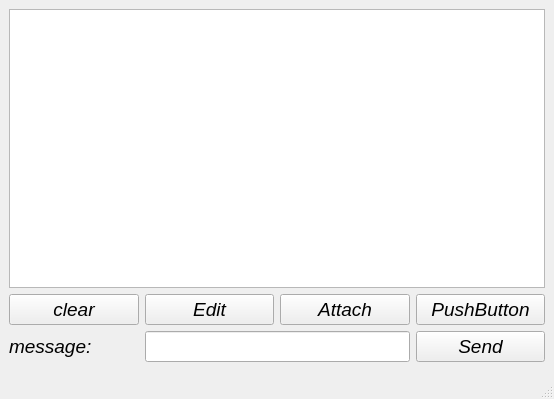
<?xml version="1.0" encoding="UTF-8"?>
<ui version="4.0">
 <class>MainWindow</class>
 <widget class="QMainWindow" name="MainWindow">
  <property name="geometry">
   <rect>
    <x>0</x>
    <y>0</y>
    <width>554</width>
    <height>399</height>
   </rect>
  </property>
  <property name="font">
   <font>
    <pointsize>14</pointsize>
    <italic>true</italic>
   </font>
  </property>
  <property name="windowTitle">
   <string>MainWindow</string>
  </property>
  <widget class="QWidget" name="centralwidget">
   <layout class="QGridLayout" name="gridLayout">
    <item row="2" column="3">
     <widget class="QPushButton" name="send">
      <property name="text">
       <string>Send</string>
      </property>
     </widget>
    </item>
    <item row="1" column="0">
     <widget class="QPushButton" name="clear">
      <property name="text">
       <string>clear</string>
      </property>
     </widget>
    </item>
    <item row="2" column="0">
     <widget class="QLabel" name="label">
      <property name="text">
       <string>message:</string>
      </property>
     </widget>
    </item>
    <item row="1" column="2">
     <widget class="QPushButton" name="attach">
      <property name="text">
       <string>Attach</string>
      </property>
     </widget>
    </item>
    <item row="1" column="3">
     <widget class="QPushButton" name="pushButton_2">
      <property name="text">
       <string>PushButton</string>
      </property>
     </widget>
    </item>
    <item row="1" column="1">
     <widget class="QPushButton" name="edit">
      <property name="text">
       <string>Edit</string>
      </property>
     </widget>
    </item>
    <item row="0" column="0" colspan="4">
     <widget class="QTextBrowser" name="textBrowser"/>
    </item>
    <item row="2" column="1" colspan="2">
     <widget class="QLineEdit" name="lineEdit"/>
    </item>
   </layout>
  </widget>
  <widget class="QMenuBar" name="menubar">
   <property name="geometry">
    <rect>
     <x>0</x>
     <y>0</y>
     <width>554</width>
     <height>21</height>
    </rect>
   </property>
  </widget>
  <widget class="QStatusBar" name="statusbar"/>
 </widget>
 <resources/>
 <connections>
  <connection>
   <sender>send</sender>
   <signal>pressed()</signal>
   <receiver>lineEdit</receiver>
   <slot>clear()</slot>
   <hints>
    <hint type="sourcelabel">
     <x>437</x>
     <y>309</y>
    </hint>
    <hint type="destinationlabel">
     <x>394</x>
     <y>318</y>
    </hint>
   </hints>
  </connection>
  <connection>
   <sender>lineEdit</sender>
   <signal>editingFinished()</signal>
   <receiver>textBrowser</receiver>
   <slot>paste()</slot>
   <hints>
    <hint type="sourcelabel">
     <x>322</x>
     <y>315</y>
    </hint>
    <hint type="destinationlabel">
     <x>318</x>
     <y>280</y>
    </hint>
   </hints>
  </connection>
 </connections>
</ui>
